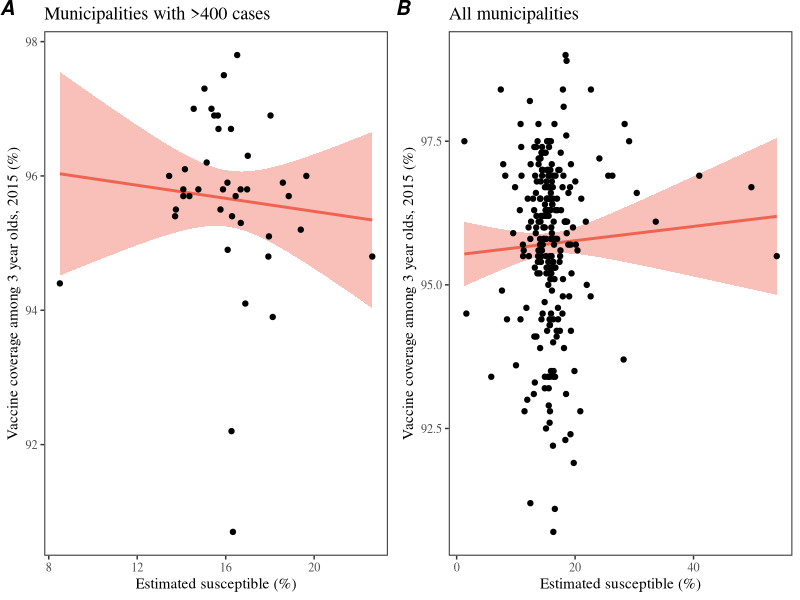
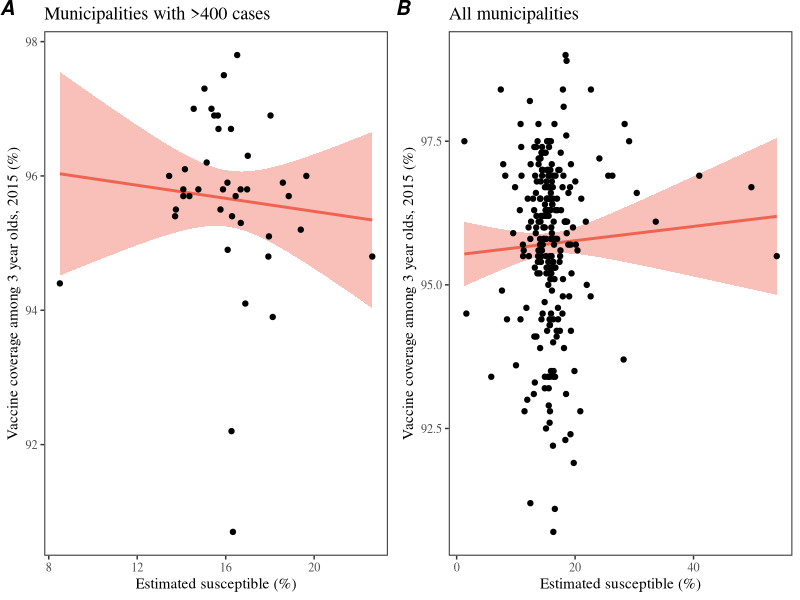

Source code (R) for these figures, in order:
library(dplyr)
library(sf)
library(tidyr)
library(ggplot2); theme_set(theme_bw(base_family = "Times"))
library(egg)
library(gridExtra)

analysis_S0_delta <- read.csv("../analysis_S0/analysis_S0_delta.csv")
analysis_S0_region <- read.csv("../analysis_S0/analysis_S0_region.csv")

analysis_S0_all <- bind_rows(
  analysis_S0_delta,
  analysis_S0_region
)

data_vacc <- read.csv("../data_processed/vacc_2015.csv") %>%
  select(region, vacc) %>%
  mutate(
    region=gsub("경기도", "경기", region),
    region=gsub("강원도", "강원", region),
    region=ifelse(region=="인천-남구", "인천-미추홀구", region),
    region=ifelse(region=="경남-진해구", "경남-창원시 진해구", region),
    region=ifelse(region=="경북-군위군", "대구-군위군", region),
    region=ifelse(region=="충북-청주시 청원군", "충북-청주시 청원구", region)
  )

data_comb <- merge(analysis_S0_all, data_vacc)

g1 <- ggplot(merge(analysis_S0_region, data_vacc)) +
  geom_smooth(aes(S0*100, vacc), method="lm",
              fullrange=TRUE, color="#EF6351", fill="#EF6351") +
  geom_point(aes(S0*100, vacc)) +
  scale_x_continuous("Estimated susceptible (%)") +
  scale_y_continuous("Vaccine coverage among 3 year olds, 2015 (%)") +
  ggtitle("Municipalities with >400 cases") +
  theme(
    panel.grid = element_blank(),
    panel.border = element_rect(linewidth=0.7),
    legend.position = "none"
  )


g2 <- ggplot(data_comb) +
  geom_smooth(aes(S0*100, vacc), method="lm",
              fullrange=TRUE, color="#EF6351", fill="#EF6351") +
  geom_point(aes(S0*100, vacc)) +
  scale_x_continuous("Estimated susceptible (%)") +
  scale_y_continuous("Vaccine coverage among 3 year olds, 2015 (%)") +
  ggtitle("All municipalities") +
  theme(
    panel.grid = element_blank(),
    panel.border = element_rect(linewidth=0.7),
    legend.position = "none"
  )

gcomb <- ggarrange(g1, g2, nrow=1, labels=c("A", "B"))

ggsave("figure_stanfit_all_S0.pdf", gcomb, width=8, height=4)
